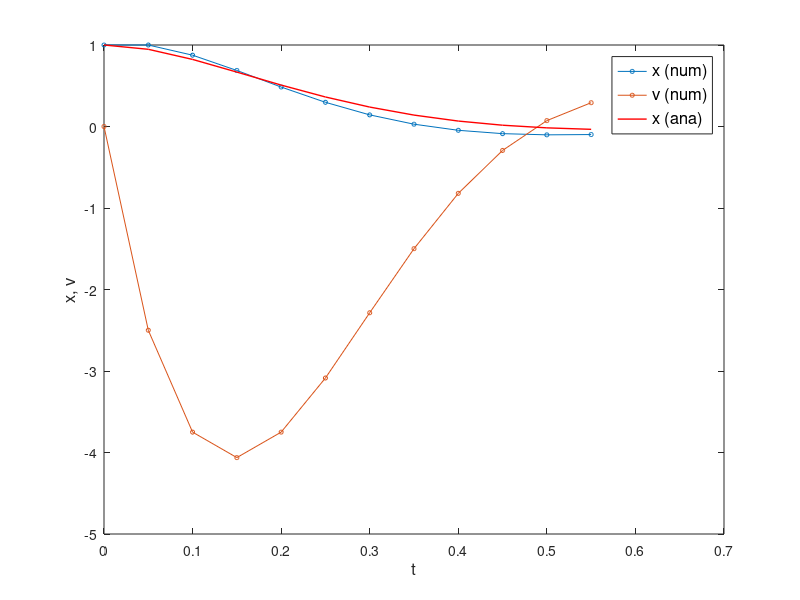

Here is the MATLAB script that generated this plot:
clear
close all

global m k c
m = 1.0;
k = 50.0;
c = 10.0;

function dy = eom(y)
  % 運動方程式
  global m k c
  x = y(1);
  v = y(2);
  dy(1) = v;
  dy(2) = (-k*x -c*v)/m;
end

function [tout, yout] = Eular(y0, dt, tend)
  % オイラー法
  t = 0.0;
  y = y0;
  tout(1) = t;
  yout(1,:) = y;

  while t < tend
    t = t + dt;
    y = y + eom(y)*dt;
    tout = [tout;t]; % 結果を積み上げる
    yout = [yout;y]; % 結果を積み上げる
  end
end

function [tout, yout] = RK4(y0, dt, tend)
  % 4次のルンゲクッタ法
  t = 0.0; 
  y = y0;
  tout(1) = t;
  yout(1,:) = y;

  while t < tend
    t = t + dt;
    k1 = eom(y);
    k2 = eom(y + 0.5*k1*dt);
    k3 = eom(y + 0.5*k2*dt);
    k4 = eom(y + k3*dt);
    y = y + (k1 + 2*k2 + 2*k3 + k4)*dt/6;
    tout = [tout;t]; % 結果を積み上げる
    yout = [yout;y]; % 結果を積み上げる
  end
end

function xout = analytical(tout, y0)
  % 解析解を計算する．ただしv0=0とする
  global m k c
  zeta = c/(2*m);
  w = sqrt(k/m - zeta^2);
  xout = y0(1)*exp(-zeta*tout).*(cos(w*tout) + (zeta/w)*sin(w*tout));
end

% 初期値、刻み幅、シミュレーション時間の定義
y0 = [1.0, 0.0];
dt = 5*1e-2;
tend = 0.5;

% 数値積分の実行
[tout, yout] = Eular(y0, dt, tend);
% [tout, yout] = RK4(y0, dt, tend);

% 結果のプロット
figure
plot(tout,yout,"o-","markersize",3)
xlabel("t","fontsize",12)
ylabel("x, v","fontsize",12)
legend({"x", "v"},"fontsize",12)

% 解析解の計算
x_anal = analytical(tout, y0);
hold on
plot(tout, x_anal, "r-","linewidth",1)
legend({"x (num)", "v (num)", "x (ana)"},"fontsize",12)